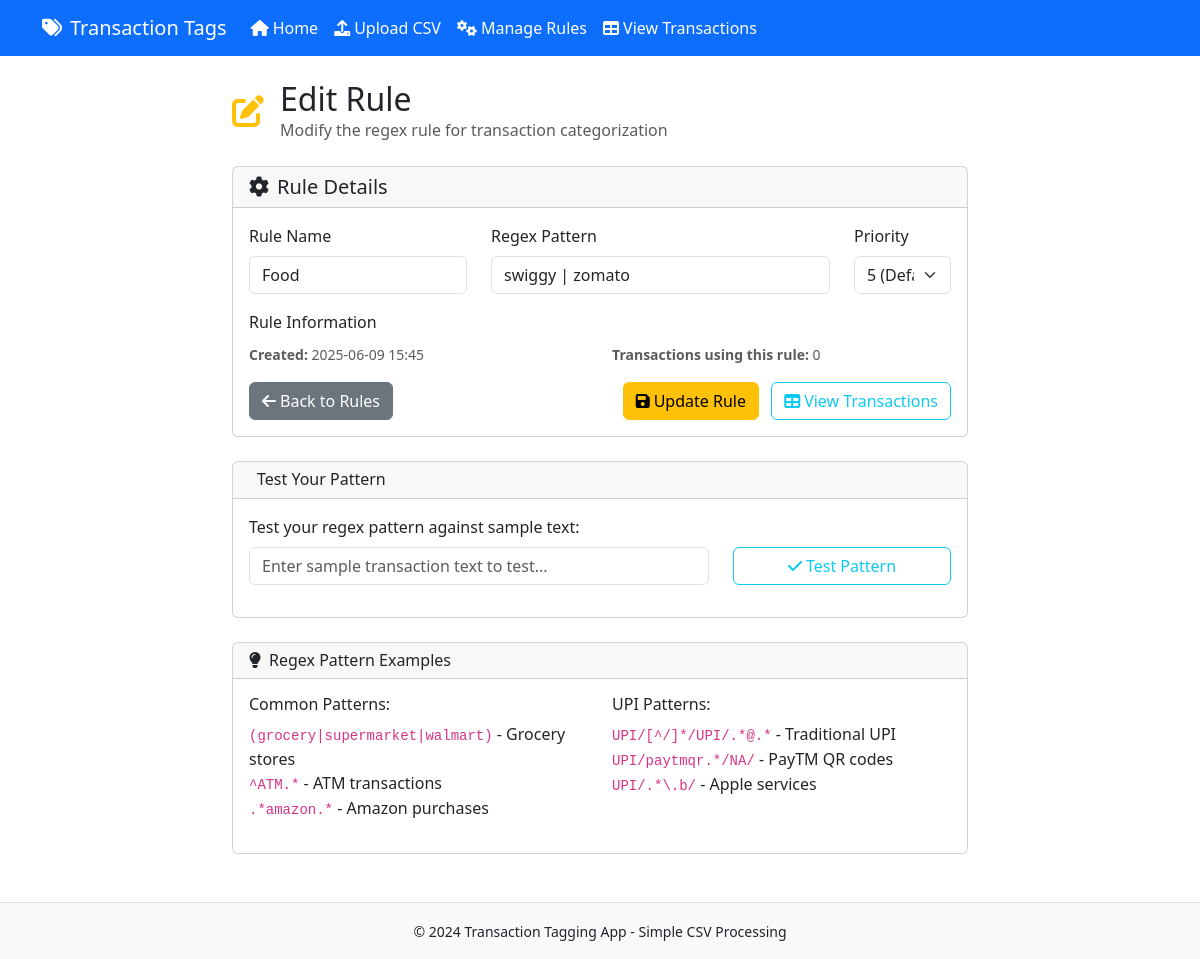
/rules/edit/3, run on an earlier commit of the app's database.
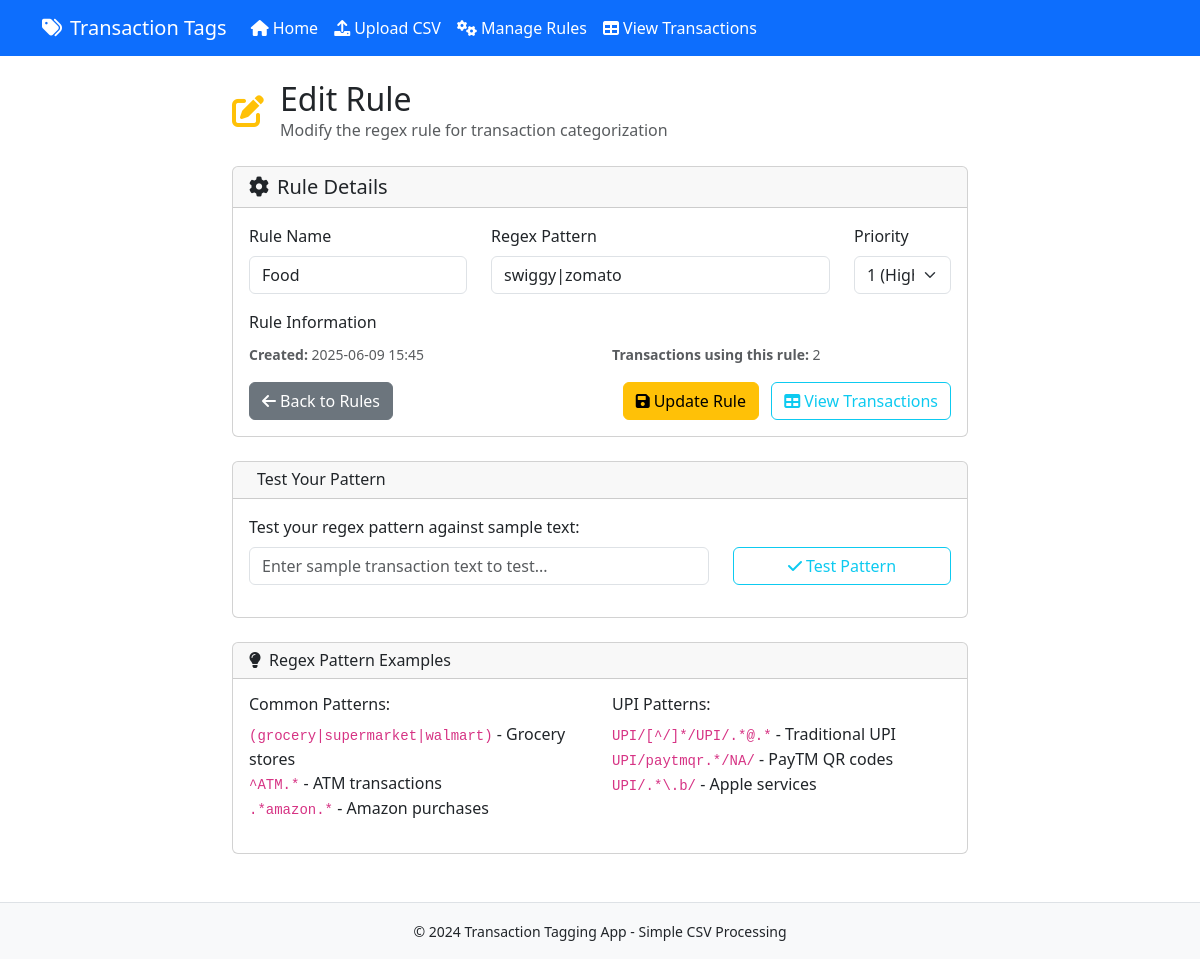
And on a later commit of the database.
### models.py (models this page shows, shortened)
class Rule(db.Model):
    id = db.Column(db.Integer, primary_key=True)
    name = db.Column(db.String(100), nullable=False, unique=True)
    regex_pattern = db.Column(db.Text, nullable=False)
    priority = db.Column(db.Integer, nullable=False, default=5)
    created_at = db.Column(db.DateTime, default=datetime.utcnow)

### routes.py (the view, shortened to what this page needs)
@app.route('/rules/edit/<int:rule_id>', methods=['GET', 'POST'])
def edit_rule(rule_id):
    rule = Rule.query.get_or_404(rule_id)
    return render_template('edit_rule.html', rule=rule)

### templates/edit_rule.html (shortened to what this page needs)
{% extends "base.html" %}
{% block content %}
<div class="row">
    <div class="col-md-8 offset-md-2">
        <div class="d-flex align-items-center mb-4">
            <i class="fas fa-edit fa-2x text-warning me-3"></i>
            <div>
                <h2 class="mb-0">Edit Rule</h2>
                <p class="text-muted mb-0">Modify the regex rule for transaction categorization</p>
            </div>
        </div>
        <div class="card">
            <div class="card-header">
                <h5 class="mb-0"><i class="fas fa-cog me-2"></i>Rule Details</h5>
            </div>
            <div class="card-body">
                <form method="POST">
                    <div class="row">
                        <div class="col-md-4 mb-3">
                            <label for="name" class="form-label">Rule Name</label>
                            <input type="text" class="form-control" id="name" name="name"
                                   value="{{ rule.name }}" placeholder="e.g., Grocery Stores" required maxlength="100">
                        </div>
                        <div class="col-md-6 mb-3">
                            <label for="regex_pattern" class="form-label">Regex Pattern</label>
                            <input type="text" class="form-control" id="regex_pattern" name="regex_pattern"
                                   value="{{ rule.regex_pattern }}" placeholder="e.g., (grocery|supermarket|walmart)" required>
                        </div>
                        <div class="col-md-2 mb-3">
                            <label for="priority" class="form-label">Priority</label>
                            <select class="form-select" id="priority" name="priority" required>
                                <option value="1" {% if rule.priority == 1 %}selected{% endif %}>1 (Highest)</option>
                                <option value="5" {% if rule.priority == 5 %}selected{% endif %}>5 (Default)</option>
                            </select>
                        </div>
                    </div>
                    <div class="mb-3">
                        <label class="form-label">Rule Information</label>
                        <div class="row">
                            <div class="col-md-6">
                                <small class="text-muted">
                                    <strong>Created:</strong> {{ rule.created_at.strftime('%Y-%m-%d %H:%M') }}
                                </small>
                            </div>
                            <div class="col-md-6">
                                <small class="text-muted">
                                    <strong>Transactions using this rule:</strong> {{ rule.transactions|length }}
                                </small>
                            </div>
                        </div>
                    </div>
                    <div class="d-grid gap-2 d-md-flex justify-content-md-between">
                        <a href="{{ url_for('manage_rules') }}" class="btn btn-secondary">
                            <i class="fas fa-arrow-left me-1"></i>Back to Rules
                        </a>
                        <div>
                            <button type="submit" class="btn btn-warning me-2">
                                <i class="fas fa-save me-1"></i>Update Rule
                            </button>
                            <a href="{{ url_for('view_transactions') }}" class="btn btn-outline-info">
                                <i class="fas fa-table me-1"></i>View Transactions
                            </a>
                        </div>
                    </div>
                </form>
            </div>
        </div>
        <div class="card mt-4">
            <div class="card-header">
                <h6 class="mb-0">Test Your Pattern</h6>
            </div>
            <div class="card-body">
                <p class="mb-2">Test your regex pattern against sample text:</p>
                <div class="row">
                    <div class="col-md-8">
                        <input type="text" class="form-control" id="test-text"
                               placeholder="Enter sample transaction text to test...">
                    </div>
                    <div class="col-md-4">
                        <button type="button" class="btn btn-outline-info w-100" onclick="testPattern()">
                            <i class="fas fa-check me-1"></i>Test Pattern
                        </button>
                    </div>
                </div>
            </div>
        </div>
        <div class="card mt-4">
            <div class="card-header">
                <h6 class="mb-0"><i class="fas fa-lightbulb me-2"></i>Regex Pattern Examples</h6>
            </div>
            <div class="card-body">
                <div class="row">
                    <div class="col-md-6">
                        <h6>Common Patterns:</h6>
                        <ul class="list-unstyled">
                            <li><code>(grocery|supermarket|walmart)</code> - Grocery stores</li>
                            <li><code>^ATM.*</code> - ATM transactions</li>
                            <li><code>.*amazon.*</code> - Amazon purchases</li>
                        </ul>
                    </div>
                    <div class="col-md-6">
                        <h6>UPI Patterns:</h6>
                        <ul class="list-unstyled">
                            <li><code>UPI/[^/]*/UPI/.*@.*</code> - Traditional UPI</li>
                            <li><code>UPI/paytmqr.*/NA/</code> - PayTM QR codes</li>
                            <li><code>UPI/.*\.b/</code> - Apple services</li>
                        </ul>
                    </div>
                </div>
            </div>
        </div>
    </div>
</div>
{% endblock %}

### templates/base.html (shortened to what this page needs)
<!DOCTYPE html>
<html lang="en">
<head>
    <link href="https://cdn.jsdelivr.net/npm/bootstrap@5.3.0/dist/css/bootstrap.min.css" rel="stylesheet">
    <link href="https://cdnjs.cloudflare.com/ajax/libs/font-awesome/6.0.0/css/all.min.css" rel="stylesheet">
    <link href="https://cdn.datatables.net/1.13.7/css/dataTables.bootstrap5.min.css" rel="stylesheet">
</head>
<body>
    <nav class="navbar navbar-expand-lg navbar-light bg-primary">
        <div class="container">
            <a class="navbar-brand text-white" href="{{ url_for('index') }}">
                <i class="fas fa-tags me-2"></i>Transaction Tags
            </a>
            <div class="collapse navbar-collapse" id="navbarNav">
                <ul class="navbar-nav me-auto">
                    <li class="nav-item">
                        <a class="nav-link text-white" href="{{ url_for('index') }}">
                            <i class="fas fa-home me-1"></i>Home
                        </a>
                    </li>
                    <li class="nav-item">
                        <a class="nav-link text-white" href="{{ url_for('upload_csv') }}">
                            <i class="fas fa-upload me-1"></i>Upload CSV
                        </a>
                    </li>
                    <li class="nav-item">
                        <a class="nav-link text-white" href="{{ url_for('manage_rules') }}">
                            <i class="fas fa-cogs me-1"></i>Manage Rules
                        </a>
                    </li>
                    <li class="nav-item">
                        <a class="nav-link text-white" href="{{ url_for('view_transactions') }}">
                            <i class="fas fa-table me-1"></i>View Transactions
                        </a>
                    </li>
                </ul>
            </div>
        </div>
    </nav>
    <main class="container my-4">
        {% block content %}{% endblock %}
    </main>
    <footer class="bg-light text-dark py-3 mt-5 border-top">
        <div class="container text-center">
            <small>&copy; 2024 Transaction Tagging App - Simple CSV Processing</small>
        </div>
    </footer>
</body>
</html>

What changed in the data, as far as the page shows it:
changed Rule "Food": regex_pattern "swiggy | zomato" → "swiggy|zomato"; priority "5 (Default)" → "1 (Highest)"
Also different on the page:
{{ rule.transactions|length }}: "0" → "2"
